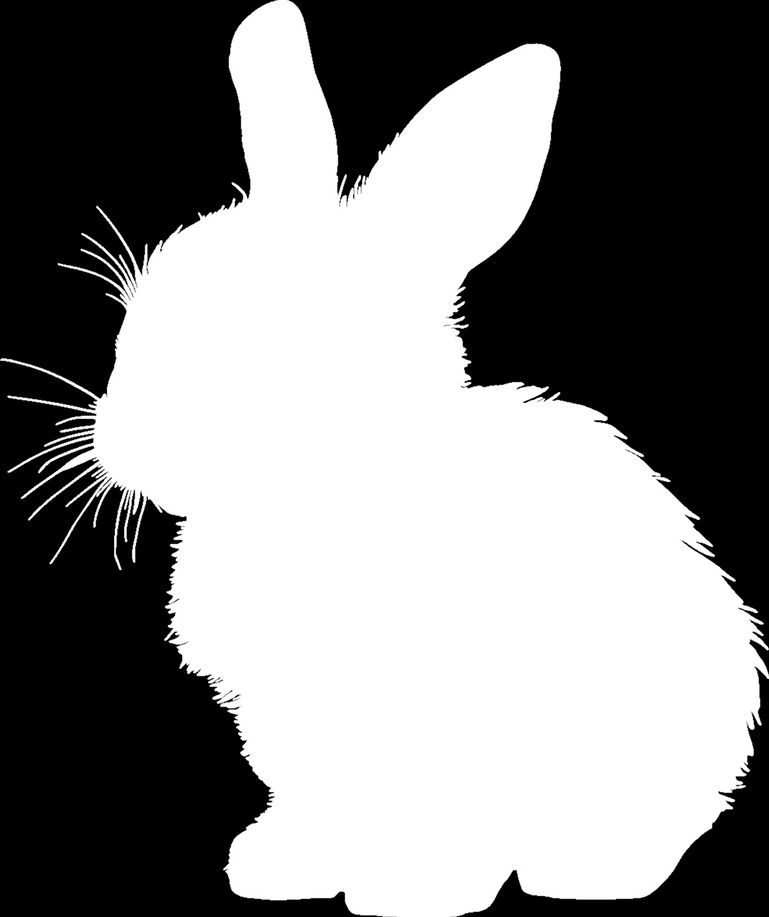
#> input picture bunny.jpg, 769 x 917 px, shrunk from 1073 x 1280 before the run
$ jupyter execute S03-L010_morphological_operations.ipynb
#> lines starting #> are read from the running program, lines starting #| are printed output that depends on the picture; after the words box and inside, x2 and y2 are one past the last pixel; in counts of white or black regions, pixels touching at a corner belong together
# **Morphological operations**

#### **1. What are morphological operations?**

Morphological operations are techniques that process images based on shapes. They are often used to remove noise, separate objects, and refine object boundaries in binary or grayscale images.

- They treat images as collections of shapes.

- Based on applying a small shape called structuring element to probe and transform the image.

- Useful for binary images but also applicable to grayscale.

#### **2. Erosion**

**What is erosion?**

- Erosion shrinks the foreground (white) regions in a binary image.

- It works by sliding a structuring element (small shape) over the image.

- For a pixel to remain white, all pixels under the structuring element must be white.

- This causes boundaries of objects to be eroded away, removing small isolated regions or noisy pixels.

**When to use erosion?**
- To remove small noise points or dots.
- To disconnect connected objects that barely touch.
- To shrink objects slightly for shape refinement.

[cell 1]
from skimage import data, morphology, color, io
import matplotlib.pyplot as plt

image = io.imread("bunny.jpg")
#> image is the input picture: shape (917, 769, 3); min 0, max 255, mean 134
image_rgb = image[:, :, :3]
image_gray = color.rgb2gray(image_rgb)

# thresholding to get binary image
binary_img = image_gray > 0.5
#> binary_img: shape (917, 769) bool; 52.6% white; 30 black regions (25 under 20 px), largest, box (x1, y1, x2, y2) and area: (289, 0, 769, 648) 145411, (0, 361, 383, 917) 100260, (0, 0, 276, 398) 72658, (457, 667, 769, 917) 15893, (749, 640, 769, 674) 233

# structuring element: 8x8 rectangle (square)
selem = morphology.footprint_rectangle((8, 8))
eroded_img = morphology.erosion(binary_img, selem)
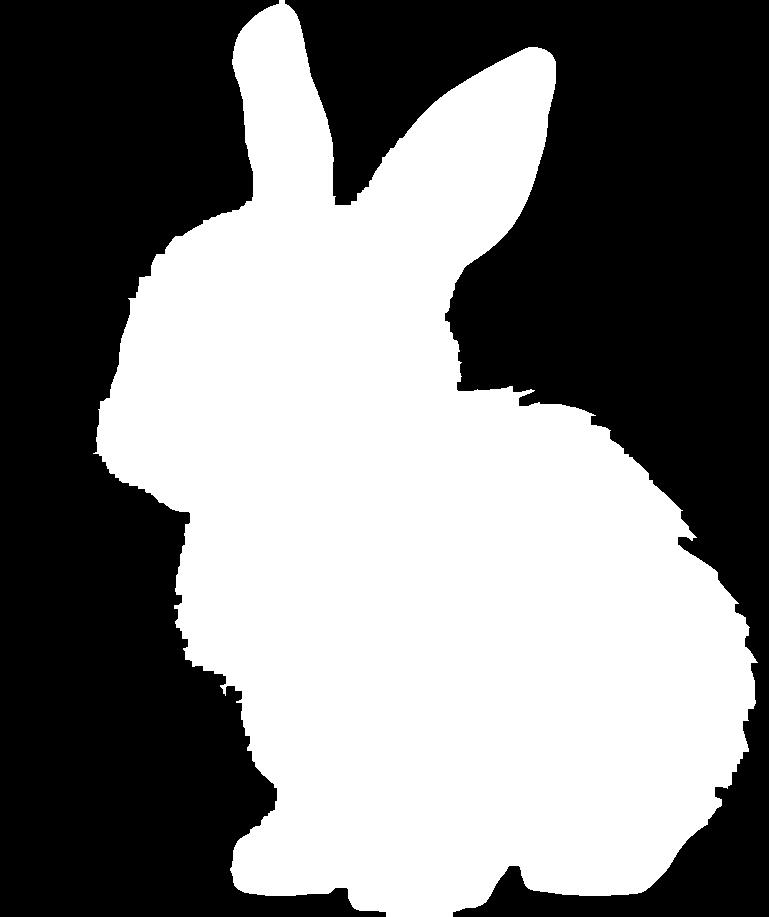
#> eroded_img: shape (917, 769) bool; 49.5% white; 1 white region, box (x1, y1, x2, y2) and area: (93, 0, 758, 917) 348825

fig, axes = plt.subplots(1, 2, figsize=(10, 5))
axes[0].imshow(binary_img, cmap='gray')
axes[0].set_title('Original binary image')
axes[1].imshow(eroded_img, cmap='gray')
axes[1].set_title('Eroded image (shrunken foreground)')

for ax in axes:
    ax.axis('off')
plt.show()
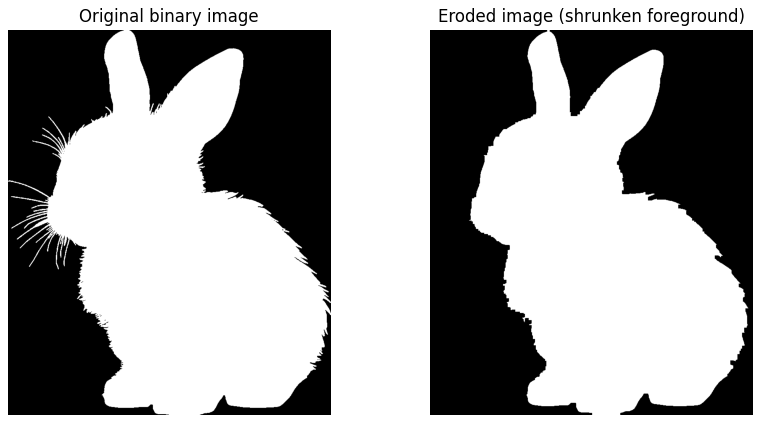
#> figure drawn by matplotlib, 2 panels

Footprints define the shape used in morphological operations like erosion and dilation. Common footprint types include:
- Rectangle

- Disk

- Diamond

- Ellipse

- Octagon

- Star

You can also create custom footprints using binary arrays to define any shape.

#### **3. Dilation**
What is Dilation?
- Dilation expands the foreground regions in a binary image.
- The structuring element slides over the image.
- If any pixel under the structuring element is white, the output pixel is set to white.
- This causes objects to grow in size, filling small holes and connecting close objects.

When to use dilation?
- Fill small holes or gaps inside objects.
- Connect nearby objects or regions.
- Expand shapes for emphasis.

[cell 2]
selem = morphology.footprint_rectangle((8, 8))

dilated_img = morphology.dilation(binary_img, selem)
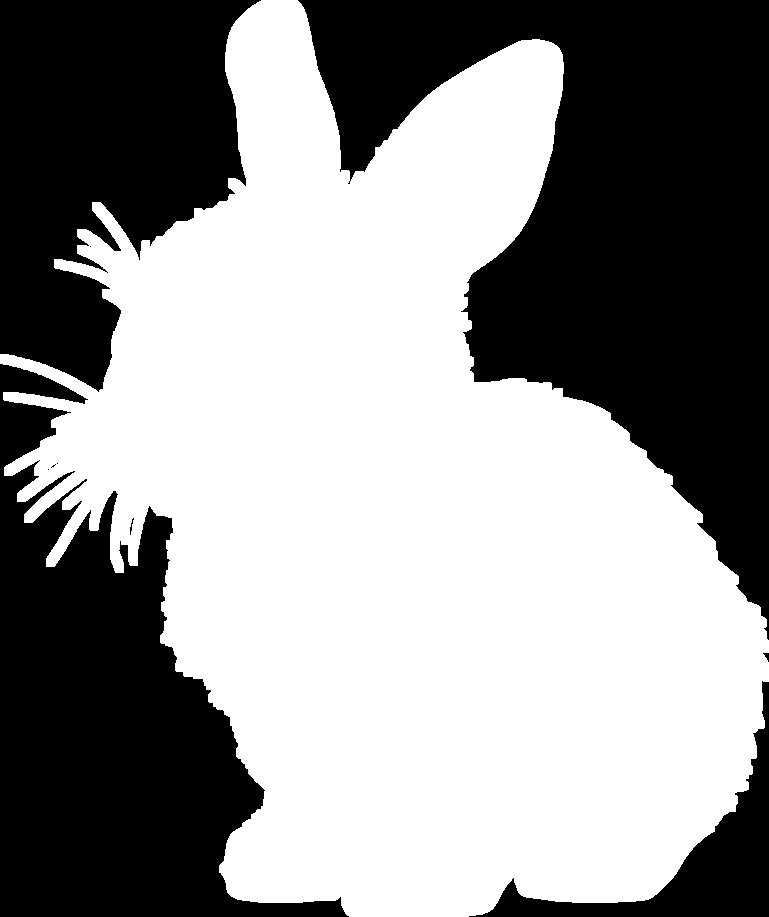
#> dilated_img: shape (917, 769) bool; 56.3% white; 10 black regions (4 under 20 px), largest, box (x1, y1, x2, y2) and area: (298, 0, 769, 640) 138414, (0, 364, 349, 917) 88799, (0, 0, 261, 392) 66861, (469, 681, 769, 917) 13699, (763, 653, 769, 662) 28, (130, 518, 134, 535) 23

fig, axes = plt.subplots(1, 2, figsize=(10, 5))
axes[0].imshow(binary_img, cmap='gray')
axes[0].set_title('Original binary image')
axes[1].imshow(dilated_img, cmap='gray')
axes[1].set_title('Dilated image (expanded foreground)')

for ax in axes:
    ax.axis('off')
plt.show()
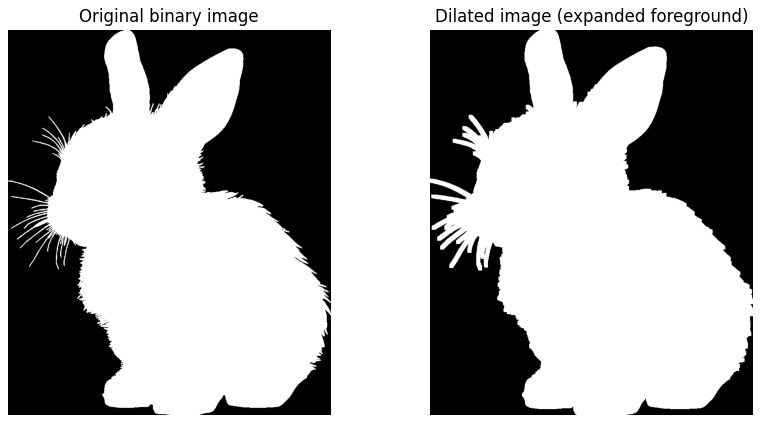
#> figure drawn by matplotlib, 2 panels

#### **4. Opening and closing**
Opening: Erosion followed by dilation.

- Removes small objects or noise while preserving shape and size of larger objects.

- Useful to clear tiny artifacts without significantly changing object size.

Closing: Dilation followed by erosion.

- Fills small holes or gaps inside objects.

- Useful to close small breaks or cavities in the foreground.

[cell 3]
from skimage.morphology import opening, closing, diamond

selem = morphology.diamond(5)


opened_img = opening(binary_img, selem)
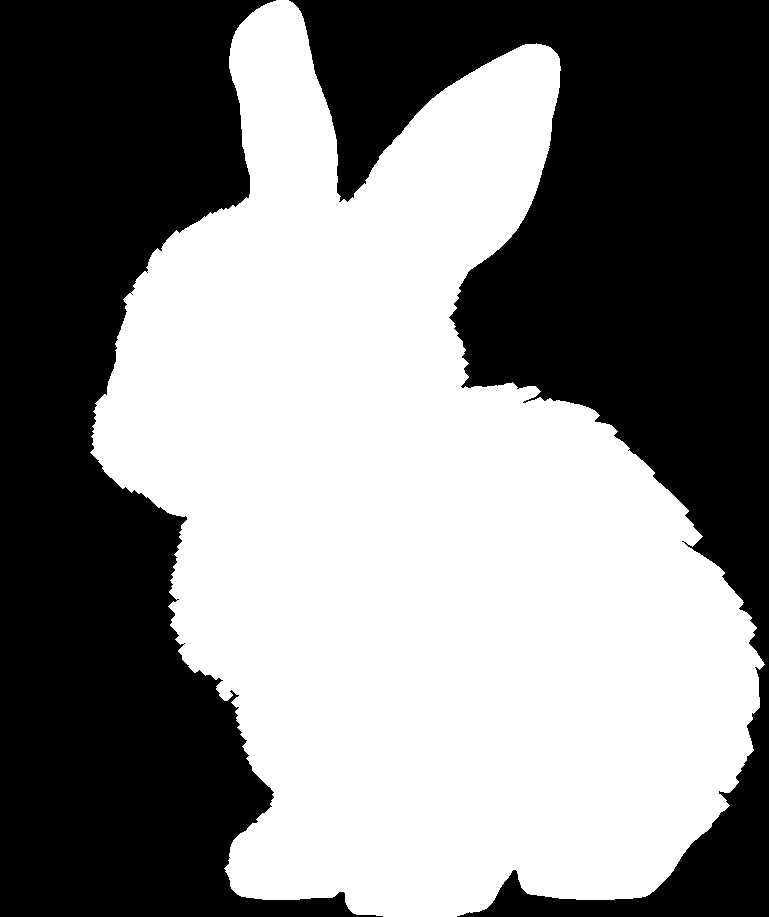
#> opened_img: shape (917, 769) bool; 51.6% white; 2 black regions, box (x1, y1, x2, y2) and area: (0, 0, 383, 917) 178320, (289, 0, 769, 917) 163275
closed_img = closing(binary_img, selem)
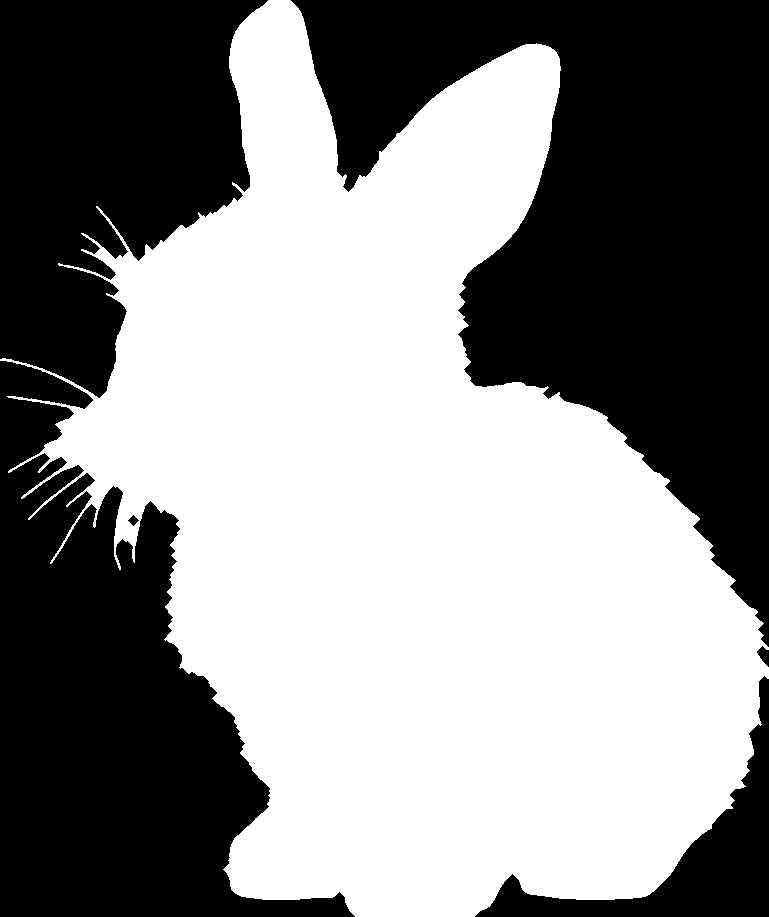
#> closed_img: shape (917, 769) bool; 53.3% white; 6 black regions, box (x1, y1, x2, y2) and area: (291, 0, 769, 647) 144379, (0, 361, 355, 917) 97417, (0, 0, 268, 398) 71769, (475, 676, 769, 917) 15542, (757, 646, 769, 667) 144, (128, 515, 139, 526) 61

fig, axes = plt.subplots(1, 3, figsize=(18, 6))
axes[0].imshow(binary_img, cmap='gray')
axes[0].set_title('Original binary image')
axes[0].axis('off')
axes[1].imshow(opened_img, cmap='gray')
axes[1].set_title('Opened image (remove noise)')
axes[1].axis('off')
axes[2].imshow(closed_img, cmap='gray')
axes[2].set_title('Closed image (fill holes)')
axes[2].axis('off')
plt.show()

#### **5. Morphological gradient**

Defined as the difference between dilation and erosion of an image.
It highlights the edges of objects and emphasizes boundaries.

[cell 4]
from skimage.morphology import dilation, erosion

gradient = dilation(binary_img, selem) ^ erosion(binary_img, selem)
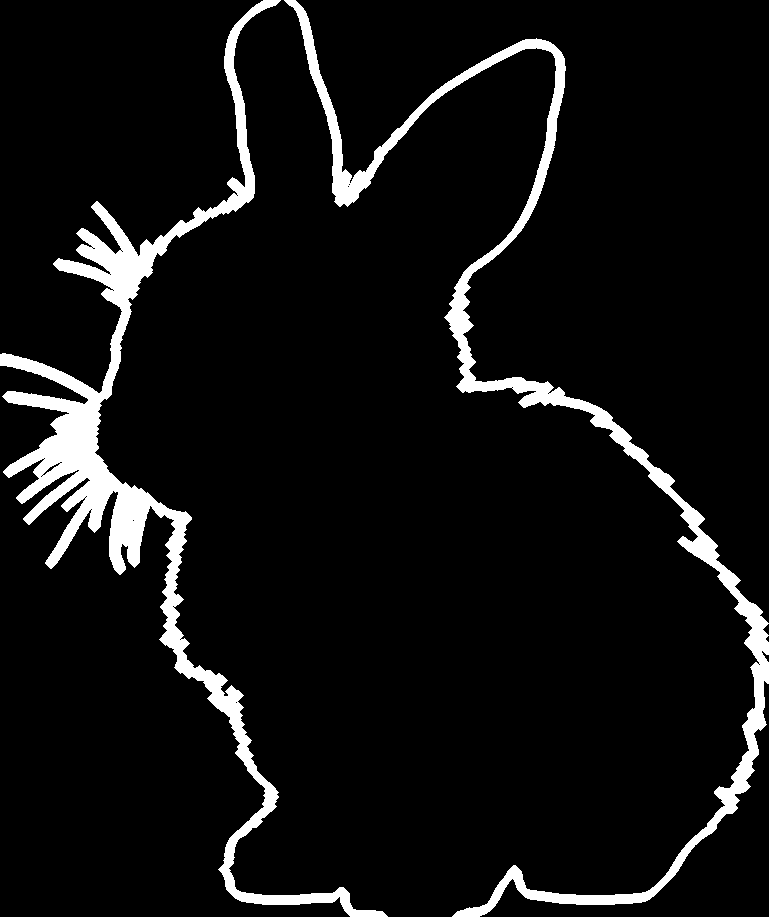
#> gradient: shape (917, 769) bool; 6.9% white; 2 white regions, box (x1, y1, x2, y2) and area: (0, 0, 388, 917) 28263, (284, 0, 769, 917) 20125
plt.imshow(gradient, cmap='gray')
plt.title('Morphological gradient (edges)')
plt.axis('off')
plt.show()
